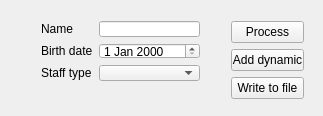
<?xml version="1.0" encoding="UTF-8"?>
<ui version="4.0">
 <class>MainWindow</class>
 <widget class="QMainWindow" name="MainWindow">
  <property name="geometry">
   <rect>
    <x>0</x>
    <y>0</y>
    <width>323</width>
    <height>116</height>
   </rect>
  </property>
  <property name="windowTitle">
   <string>Staff members</string>
  </property>
  <widget class="QWidget" name="centralWidget">
   <widget class="QWidget" name="formLayoutWidget">
    <property name="geometry">
     <rect>
      <x>30</x>
      <y>10</y>
      <width>181</width>
      <height>82</height>
     </rect>
    </property>
    <layout class="QFormLayout" name="formLayout">
     <item row="0" column="0">
      <widget class="QLabel" name="labelName">
       <property name="text">
        <string>Name</string>
       </property>
      </widget>
     </item>
     <item row="1" column="0">
      <widget class="QLabel" name="labelDate">
       <property name="text">
        <string>Birth date</string>
       </property>
      </widget>
     </item>
     <item row="2" column="0">
      <widget class="QLabel" name="label_3">
       <property name="text">
        <string>Staff type</string>
       </property>
      </widget>
     </item>
     <item row="0" column="1">
      <widget class="QLineEdit" name="name"/>
     </item>
     <item row="1" column="1">
      <widget class="QDateEdit" name="date"/>
     </item>
     <item row="2" column="1">
      <widget class="QComboBox" name="typeCombo"/>
     </item>
    </layout>
   </widget>
   <widget class="QWidget" name="layoutWidget">
    <property name="geometry">
     <rect>
      <x>220</x>
      <y>10</y>
      <width>95</width>
      <height>100</height>
     </rect>
    </property>
    <layout class="QVBoxLayout" name="verticalLayout">
     <item>
      <widget class="QPushButton" name="processButton">
       <property name="text">
        <string>Process</string>
       </property>
      </widget>
     </item>
     <item>
      <widget class="QPushButton" name="dynamicButton">
       <property name="text">
        <string>Add dynamic</string>
       </property>
      </widget>
     </item>
     <item>
      <widget class="QPushButton" name="fileButton">
       <property name="text">
        <string>Write to file</string>
       </property>
      </widget>
     </item>
    </layout>
   </widget>
  </widget>
 </widget>
 <layoutdefault spacing="6" margin="11"/>
 <resources/>
 <connections/>
</ui>
